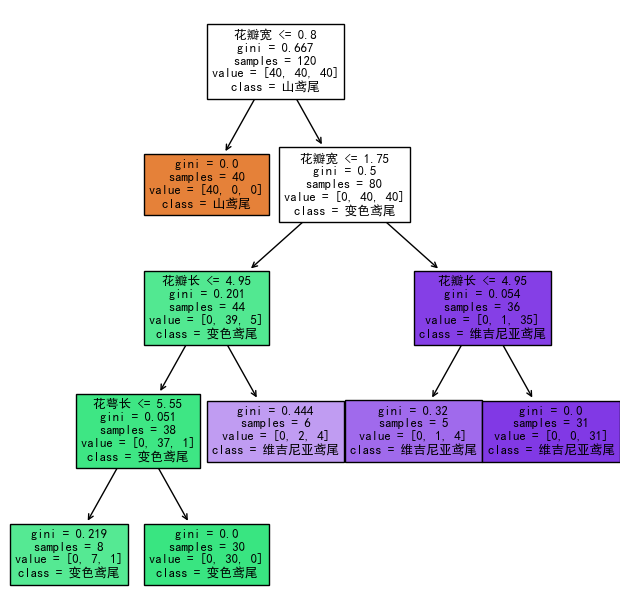

Here is the Python script that generated this plot:
from sklearn.datasets import load_iris
from sklearn.model_selection import train_test_split
from sklearn import tree
import matplotlib.pyplot as plt
import matplotlib
matplotlib.rcParams['font.family'] = 'SimHei'
matplotlib.rcParams['axes.unicode_minus'] = False
class decision_tree_classifier:
    def __init__(self):
        self.iris = load_iris()
        self.criterion = "gini"
        self.splitter = "best"
        self.random_state = None
    def __get_max_depth(self, x_train, y_train):
        x_train, x_val, y_train, y_val = train_test_split(x_train, y_train, test_size=0.2, stratify=y_train)
        acc_prob = 0.
        max_depth = 0
        acc_list = []
        for i in range(2,11):
            clf = tree.DecisionTreeClassifier(criterion=self.criterion,
                                              random_state=self.random_state,
                                              splitter=self.splitter,
                                              max_depth= i)
            clf.fit(x_train, y_train)
            accuracy = clf.score(x_val, y_val)
            acc_list.append(accuracy)
            if(accuracy >= acc_prob):
                acc_prob = accuracy
                max_depth = i
        plt.plot(range(2, 11), acc_list, color="red", label="max_depth")
        plt.legend()
        plt.show()
        return max_depth
    def __get_min_samples_leaf(self, x_train, y_train):
        x_train, x_val, y_train, y_val = train_test_split(x_train, y_train, test_size=0.2, stratify=y_train)
        acc_prob = 0.
        min_samples_leaf = 0
        acc_list = []
        for i in range(2,11):
            clf = tree.DecisionTreeClassifier(criterion=self.criterion,
                                              random_state=self.random_state,
                                              splitter=self.splitter,
                                              min_samples_leaf=i)
            clf.fit(x_train, y_train)
            accuracy = clf.score(x_val, y_val)
            acc_list.append(accuracy)
            if (accuracy >= acc_prob):
                acc_prob = accuracy
                min_samples_leaf = i
        plt.plot(range(2, 11), acc_list, color="red", label="min_samples_leaf")
        plt.legend()
        plt.show()
        return min_samples_leaf
    def __get_min_samples_split(self,x_train, y_train):
        x_train, x_val, y_train, y_val = train_test_split(x_train, y_train, test_size=0.2, stratify=y_train)
        acc_prob = 0.
        min_samples_split = 0
        acc_list = []
        for i in range(2, 11):
            clf = tree.DecisionTreeClassifier(criterion=self.criterion,
                                              random_state=self.random_state,
                                              splitter=self.splitter,
                                              min_samples_split=i)
            clf.fit(x_train, y_train)
            accuracy = clf.score(x_val, y_val)
            acc_list.append(accuracy)
            if (accuracy >= acc_prob):
                acc_prob = accuracy
                min_samples_split = i
        plt.plot(range(2, 11), acc_list, color="red", label="min_samples_split")
        plt.legend()
        plt.show()
        return min_samples_split

    def fit(self, x_train, y_train):
        self.max_depth = self.__get_max_depth(x_train, y_train)
        self.min_samples_leaf = self.__get_min_samples_leaf(x_train,y_train)
        self.min_samples_split = self.__get_min_samples_split(x_train,y_train)
        self.clf = tree.DecisionTreeClassifier(criterion=self.criterion,
                                               random_state=self.random_state,
                                               splitter=self.splitter,
                                               max_depth=self.max_depth,
                                               min_samples_leaf=self.min_samples_leaf,
                                               min_samples_split=self.min_samples_split)
        self.clf.fit(x_train,y_train)
        plt.figure(figsize=(8, 8))
        tree.plot_tree(self.clf, filled='True',
                       feature_names=['花萼长', '花萼宽', '花瓣长', '花瓣宽'],
                       class_names=['山鸢尾', '变色鸢尾', '维吉尼亚鸢尾'])
        plt.savefig("./decision_tree.png", bbox_inches="tight", pad_inches=0.0)
        return
    def score(self,x_test, y_test):
        return self.clf.score(x_test,y_test)
    def predict(self,X):
        return self.clf.predict(X)

def get_data():
    iris = load_iris()
    x_train = iris.data
    y_train = iris.target
    x_train, x_test, y_train, y_test = train_test_split(x_train, y_train, test_size=0.2, stratify=y_train)
    return x_train, y_train, x_test, y_test

x_train, y_train, x_test, y_test = get_data()
model = decision_tree_classifier()
model.fit(x_train, y_train)
score = model.score(x_test, y_test)
print("the accuracy is {}".format(score))

# 真正得到的模型
clf = model.clf

